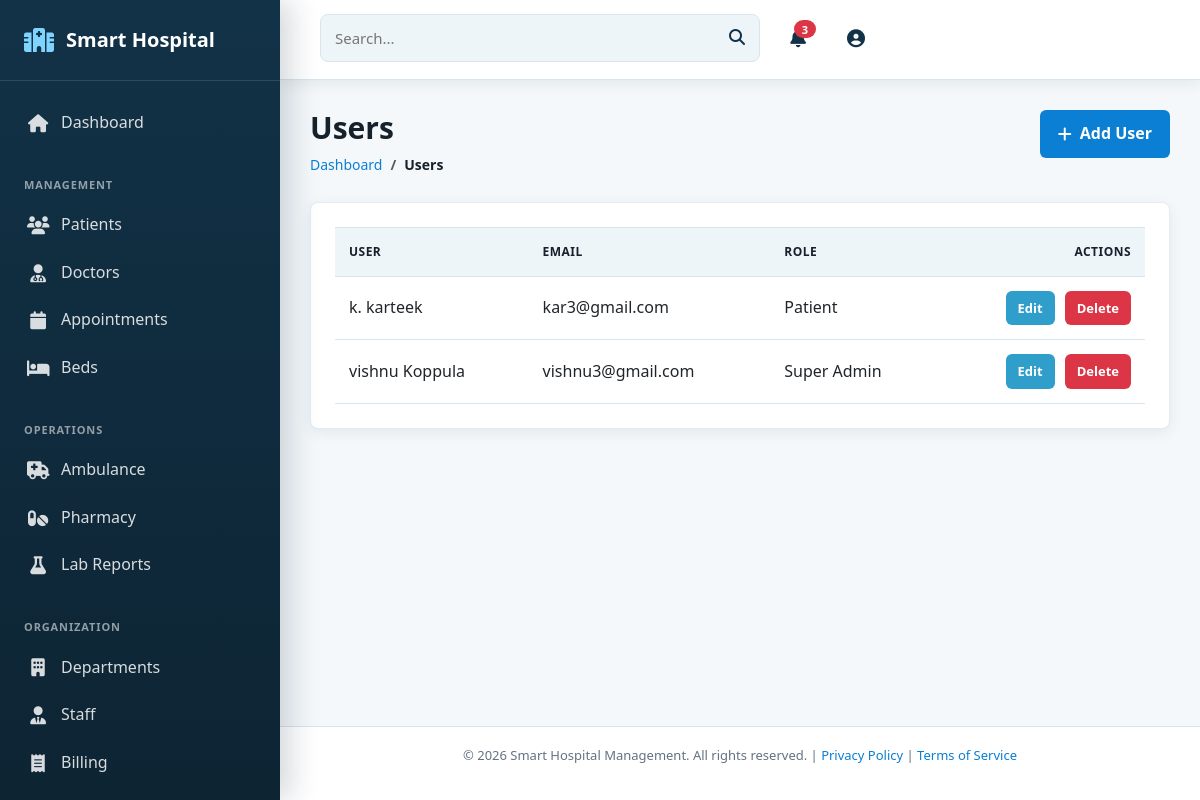
Screenshot of /accounts/users/ (signed in) with the database file from the repository.
### accounts/models.py (models this page shows, shortened)
class User(AbstractUser):
    class Roles(models.TextChoices):
        SUPER_ADMIN = "SUPER_ADMIN", "Super Admin"
        PATIENT = "PATIENT", "Patient"
        DOCTOR = "DOCTOR", "Doctor"
        ADMIN = "ADMIN", "Admin"
        NURSE = "NURSE", "Nurse"
    email = models.EmailField(unique=True)
    role = models.CharField(max_length=30, choices=Roles.choices, default=Roles.PATIENT)
    phone_number = models.CharField(max_length=15, blank=True, null=True)
    profile_picture = models.ImageField(upload_to="profiles/", blank=True, null=True)
    is_verified = models.BooleanField(default=False)
    created_at = models.DateTimeField(auto_now_add=True)
    updated_at = models.DateTimeField(auto_now=True)

### accounts/views.py (the view)
# urls.py: path("users/", views.user_list, name="user_list"),
@login_required
def user_list(request):
    if not (request.user.is_staff or request.user.is_superuser or request.user.is_admin_role()):
        return HttpResponseForbidden("You do not have permission to access this page.")
    users = User.objects.all().order_by("-created_at")
    return render(request, "accounts/user_list.html", {"users": users})

### templates/accounts/user_list.html (shortened to what this page needs)
{% extends 'base.html' %}
{% load static %}
{% block content %}
<div class="page-header">
    <div>
        <h1 class="page-title">Users</h1>
        <nav aria-label="breadcrumb">
            <ol class="breadcrumb">
                <li class="breadcrumb-item"><a href="{% url 'accounts:dashboard' %}">Dashboard</a></li>
                <li class="breadcrumb-item active">Users</li>
            </ol>
        </nav>
    </div>
    <a href="{% url 'accounts:user_create' %}" class="add-btn"><i class="fas fa-plus"></i> Add User</a>
</div>
<div class="table-card">
    <div class="table-responsive">
        <table class="table">
            <thead><tr><th>User</th><th>Email</th><th>Role</th><th class="text-end">Actions</th></tr></thead>
            <tbody>
                {% for user_obj in users %}
                    <tr>
                        <td>{{ user_obj.get_full_name|default:user_obj.username }}</td>
                        <td>{{ user_obj.email }}</td>
                        <td>{{ user_obj.get_role_display }}</td>
                        <td>
                            <div class="action-buttons justify-content-end">
                                <a href="{% url 'accounts:user_update' user_obj.pk %}" class="btn-sm btn-edit">Edit</a>
                                <a href="{% url 'accounts:user_delete' user_obj.pk %}" class="btn-sm btn-delete">Delete</a>
                            </div>
                        </td>
                    </tr>
                {% empty %}
                    <tr><td colspan="4">No users found.</td></tr>
                {% endfor %}
            </tbody>
        </table>
    </div>
</div>
{% endblock %}

### static/css/style.css (style rules this page uses)
* { margin: 0; padding: 0; box-sizing: border-box; }
:root { --primary-color: #123247; --secondary-color: #0b7fd3; --accent-color: #ef5d60; --success-color: #1f9d63; --warning-color: #d99717; --danger-color: #dc3545; --info-color: #2f9eca; --dark-bg: #0e1f2b; --light-bg: #f4f8fb; --border-color: #d9e4ec; --text-dark: #17212b; --text-light: #637282; --surface: #ffffff; --surface-muted: #eef5f9; --shadow-sm: 0 4px 14px rgba(18, 50, 71, 0.08); --shadow-md: 0 12px 30px rgba(18, 50, 71, 0.14); --transition: all 0.3s ease; --sidebar-width: 280px; --header-height: 80px; }
html, body { height: 100%; }
body { font-family: 'Segoe UI', Tahoma, Geneva, Verdana, sans-serif; background: radial-gradient(circle at top left, rgba(11, 127, 211, 0.08), transparent 32rem), var(--light-bg); color: var(--text-dark); line-height: 1.6; }
.page-header { display: flex; justify-content: space-between; align-items: center; margin-bottom: 30px; }
.page-title { font-size: 28px; font-weight: 700; color: var(--text-dark); }
.breadcrumb { background: none; padding: 0; margin-bottom: 15px; }
.breadcrumb-item { color: var(--text-light); }
.breadcrumb-item.active { color: var(--text-dark); font-weight: 600; }
.breadcrumb-item a { color: var(--secondary-color); text-decoration: none; }
.table-card { background: var(--surface); border-radius: 8px; padding: 25px; box-shadow: var(--shadow-sm); margin-bottom: 30px; }
.add-btn { display: inline-flex; align-items: center; gap: 8px; padding: 10px 20px; background-color: var(--secondary-color); color: white; border: none; border-radius: 6px; cursor: pointer; font-weight: 600; transition: var(--transition); text-decoration: none; }
.table { margin-bottom: 0; }
.table thead { background-color: var(--surface-muted); border-top: 1px solid var(--border-color); }
.table th { padding: 15px; font-weight: 600; color: var(--text-dark); border: none; font-size: 13px; text-transform: uppercase; letter-spacing: 0.5px; }
.table td { padding: 15px; border-color: var(--border-color); vertical-align: middle; }
.table tbody tr { transition: var(--transition); }
.action-buttons { display: flex; gap: 8px; flex-wrap: wrap; }
.btn-sm { display: inline-flex; align-items: center; gap: 6px; padding: 6px 12px; font-size: 13px; border-radius: 4px; border: none; cursor: pointer; transition: var(--transition); text-decoration: none; }
.btn-edit { background-color: var(--info-color); color: white; }
.btn-delete { background-color: var(--danger-color); color: white; }
@media (max-width: 1200px) { :root { --sidebar-width: 250px; } }

### templates/base.html (style rules this page uses)
* { box-sizing: border-box; }
html, body { min-height: 100%; }
body { margin: 0; background: #f4f8fb; color: #17212b; font-family: "Segoe UI", Arial, sans-serif; }
.page-header { display: flex; align-items: flex-start; justify-content: space-between; gap: 16px; margin-bottom: 26px; }
.page-title { margin: 0; color: #17212b; font-size: 30px; font-weight: 750; }
.breadcrumb { margin: 8px 0 0; padding: 0; background: transparent; font-size: 14px; }
.stat-card, .table-card, .form-card { background: #fff; border: 1px solid #e2edf3; border-radius: 8px; box-shadow: 0 4px 14px rgba(18, 50, 71, 0.08); }
.table-card, .form-card { padding: 24px; margin-bottom: 24px; }
.table-responsive { overflow-x: auto; }
.table { width: 100%; margin-bottom: 0; border-collapse: collapse; }
.table th { padding: 14px; background: #eef5f9; color: #17212b; font-size: 12px; letter-spacing: .04em; text-transform: uppercase; }
.table td { padding: 14px; border-top: 1px solid #d9e4ec; vertical-align: middle; }
.add-btn, .btn-primary, .btn-secondary, .btn-sm { display: inline-flex; align-items: center; justify-content: center; gap: 8px; border-radius: 6px; text-decoration: none; font-weight: 700; border: 0; }
.add-btn, .btn-primary, .btn-view { background: #0b7fd3; color: #fff; }
.add-btn, .btn-primary, .btn-secondary { padding: 11px 18px; }
.btn-sm { padding: 7px 12px; font-size: 13px; }
.btn-edit { background: #2f9eca; color: #fff; }
.btn-delete, .btn-danger-action { background: #dc3545; color: #fff; }
.form-buttons, .action-buttons { display: flex; flex-wrap: wrap; gap: 10px; }

### rows the page displays
User: get_full_name "k. karteek", email "kar3@gmail.com", role "Patient"
User: get_full_name "vishnu Koppula", email "vishnu3@gmail.com", role "Super Admin"
